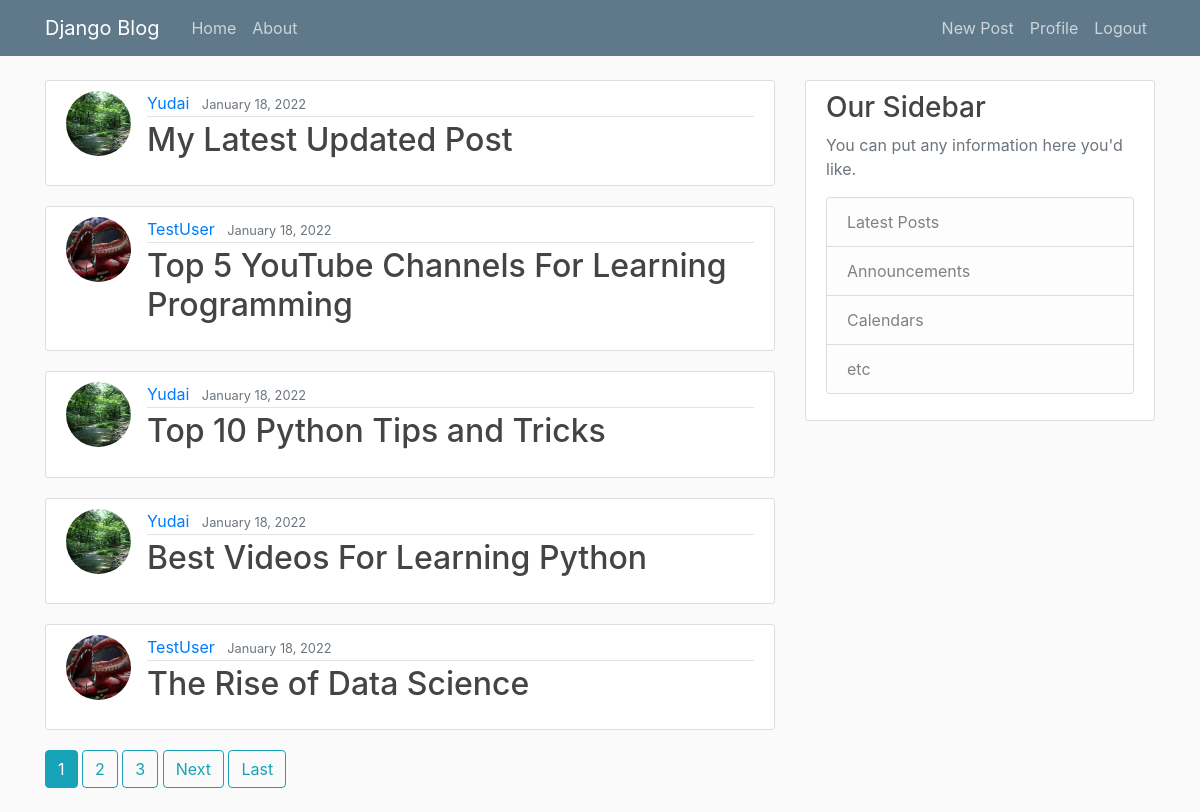
The app's page / (signed in) with its own data.
### blog/models.py (models this page shows, shortened)
class Post(models.Model):
    title = models.CharField(max_length=100)
    content = models.TextField()
    date_posted = models.DateTimeField(default=timezone.now)
    author = models.ForeignKey(User, on_delete=models.CASCADE)

### users/models.py (models this page shows, shortened)
class Profile(models.Model):
    user = models.OneToOneField(User, on_delete=models.CASCADE)
    image = models.ImageField(default='default.jpg', upload_to='profile_pics')

### blog/views.py (the view)
# urls.py: path('', PostListView.as_view(), name='blog-home'),
class PostListView(ListView):
    model = Post
    template_name = 'blog/home.html' # <app>/<model>_<viewtype>.html
    context_object_name = 'posts'
    ordering = ['-date_posted']
    paginate_by = 5

### blog/templates/blog/home.html (shortened to what this page needs)
{% extends "blog/base.html" %}
{% block content %}
  {% for post in posts %}
    <article class="media content-section">
      <img class="rounded-circle article-img" src="{{ post.author.profile.image.url }}">
      <div class="media-body">
        <div class="article-metadata">
          <a class="mr-2" href="{% url 'user-posts' post.author.username %}">{{ post.author }}</a>
          <small class="text-muted">{{ post.date_posted|date:"F d, Y" }}</small>
        </div>
        <h2><a class="article-title" href="{% url 'post-detail' post.id %}">{{ post.title }}</a></h2>
      </div>
    </article>
  {% endfor %}
  {% if is_paginated %}
    {% for num in page_obj.paginator.page_range %}
      {% if page_obj.number == num %}
        <a class="btn btn-info mb-4" href="?page={{ num }}">{{ num }}</a>
      {% elif num > page_obj.number|add:'-3' and num < page_obj.number|add:'3' %}
        <a class="btn btn-outline-info mb-4" href="?page={{ num }}">{{ num }}</a>
      {% endif %}
    {% endfor %}
    {% if page_obj.has_next %}
      <a class="btn btn-outline-info mb-4" href="?page={{ page_obj.next_page_number }}">Next</a>
      <a class="btn btn-outline-info mb-4" href="?page={{ page_obj.paginator.num_pages }}">Last</a>
    {% endif %}
  {% endif %}
{% endblock content %}

### blog/static/blog/main.css (style rules this page uses)
body { background: #fafafa; color: #333333; margin-top: 5rem; }
h1, h2, h3, h4, h5, h6 { color: #444444; }
.content-section { background: #ffffff; padding: 10px 20px; border: 1px solid #dddddd; border-radius: 3px; margin-bottom: 20px; }
.article-title { color: #444444; }
.article-img { height: 65px; width: 65px; margin-right: 16px; }
.article-metadata { padding-bottom: 1px; margin-bottom: 4px; border-bottom: 1px solid #e3e3e3 }

### records on screen
Post: author.profile.image (picture), author "Yudai", date_posted "January 18, 2022", title "My Latest Updated Post"
Post: author.profile.image (placeholder picture), author "TestUser", date_posted "January 18, 2022", title "Top 5 YouTube Channels For Learning Programming"
Post: author.profile.image (picture), author "Yudai", date_posted "January 18, 2022", title "Top 10 Python Tips and Tricks"
Post: author.profile.image (picture), author "Yudai", date_posted "January 18, 2022", title "Best Videos For Learning Python"
Post: author.profile.image (placeholder picture), author "TestUser", date_posted "January 18, 2022", title "The Rise of Data Science"

### other values on screen
{{ num }} "1"
{{ num }} "2" "3"
